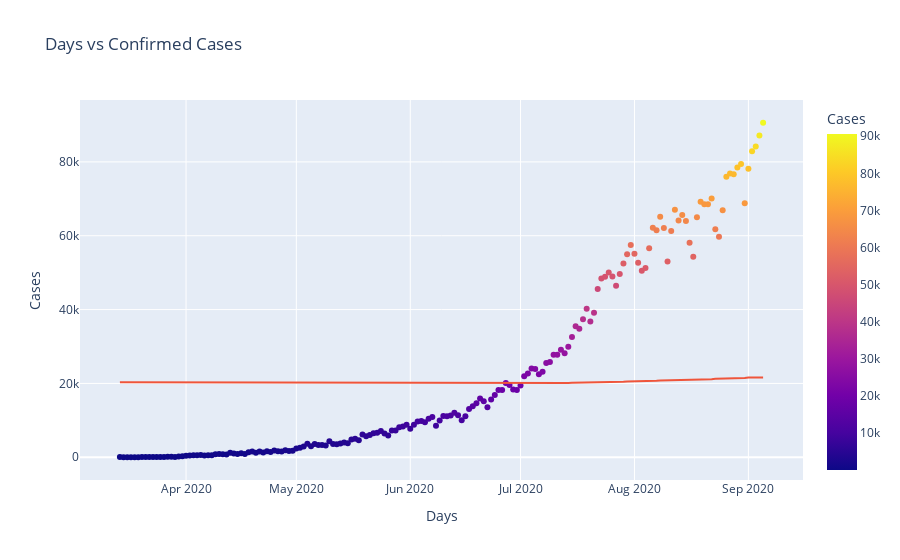
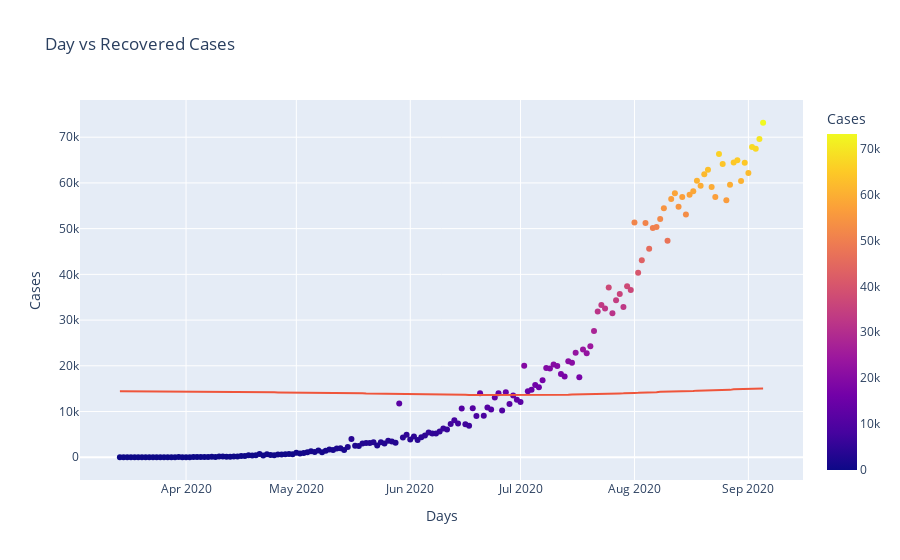
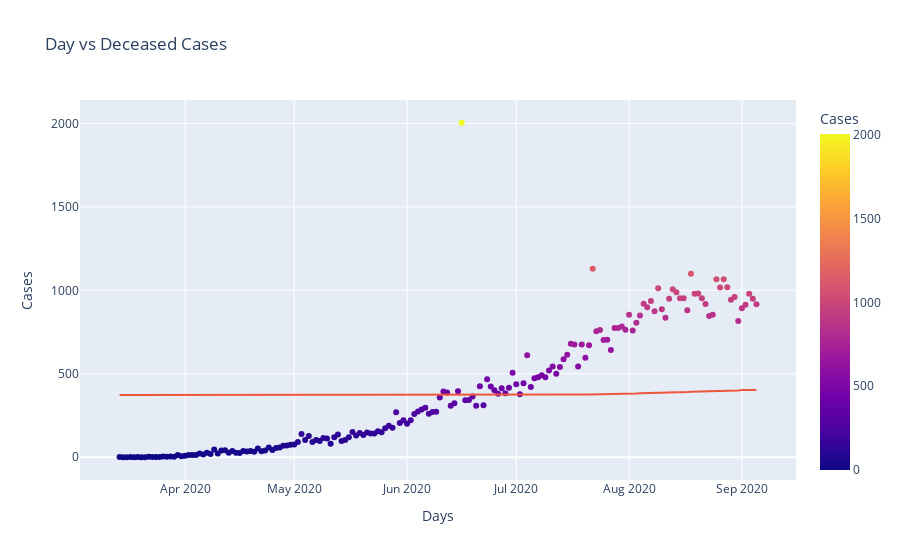
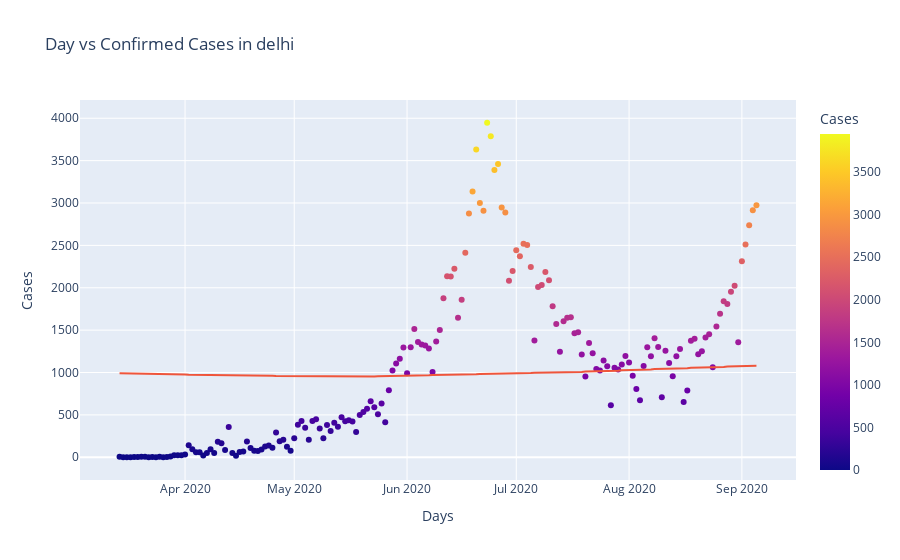

The notebook cell these images were saved under, in order:
### Code cell
if __name__ == "__main__":
    print('MT20014 && MT20083\n') # Please put this first
    start_date = "2020-03-14"
    end_date = "2020-09-05"
    Q1_1('data.json', start_date, end_date)
    Q1_2('data.json', start_date, end_date)
    Q1_3('data.json', start_date, end_date)
    Q1_4('data.json', start_date, end_date)
    Q1_5('data.json', start_date, end_date)
    Q1_6('data.json', start_date, end_date)
    Q1_7('data.json', start_date, end_date)
    Q2_1('data.json', start_date, end_date)
    Q2_2('data.json', start_date, end_date)
    Q2_3('data.json', start_date, end_date)
    Q3('data.json', start_date, end_date)

### Figure 1 — Plotly figure (JSON) as saved in the notebook; plotly's stock layout.template omitted (floating-point values rounded to 4 significant figures; data arrays with more than 128 entries replaced by an {"elided": "..."} marker saying what was removed)
{"data": [{"hovertemplate": "Days=%{x}<br>Cases=%{marker.color}<extra></extra>", "legendgroup": "", "marker": {"color": {"elided": "176 int values"}, "coloraxis": "coloraxis", "symbol": "circle"}, "mode": "markers", "name": "", "orientation": "v", "showlegend": false, "type": "scatter", "x": {"elided": "176 str values"}, "xaxis": "x", "y": {"elided": "176 int values"}, "yaxis": "y"}, {"hovertemplate": "<b>LOWESS trendline</b><br><br>Days=%{x}<br>Cases=%{y} <b>(trend)</b><extra></extra>", "legendgroup": "", "marker": {"symbol": "circle"}, "mode": "lines", "name": "", "showlegend": false, "type": "scatter", "x": {"elided": "176 str values"}, "xaxis": "x", "y": {"elided": "176 float values"}, "yaxis": "y"}], "layout": {"coloraxis": {"colorbar": {"title": {"text": "Cases"}}, "colorscale": [[0, "#0d0887"], [0.1111, "#46039f"], [0.2222, "#7201a8"], [0.3333, "#9c179e"], [0.4444, "#bd3786"], [0.5556, "#d8576b"], [0.6667, "#ed7953"], [0.7778, "#fb9f3a"], [0.8889, "#fdca26"], [1, "#f0f921"]]}, "legend": {"tracegroupgap": 0}, "title": {"text": "Days vs Confirmed Cases"}, "xaxis": {"anchor": "y", "domain": [0, 1], "title": {"text": "Days"}}, "yaxis": {"anchor": "x", "domain": [0, 1], "title": {"text": "Cases"}}}}

### Figure 2 — Plotly figure (JSON) as saved in the notebook; plotly's stock layout.template omitted (floating-point values rounded to 4 significant figures; data arrays with more than 128 entries replaced by an {"elided": "..."} marker saying what was removed)
{"data": [{"hovertemplate": "Days=%{x}<br>Cases=%{marker.color}<extra></extra>", "legendgroup": "", "marker": {"color": {"elided": "176 int values"}, "coloraxis": "coloraxis", "symbol": "circle"}, "mode": "markers", "name": "", "orientation": "v", "showlegend": false, "type": "scatter", "x": {"elided": "176 str values"}, "xaxis": "x", "y": {"elided": "176 int values"}, "yaxis": "y"}, {"hovertemplate": "<b>LOWESS trendline</b><br><br>Days=%{x}<br>Cases=%{y} <b>(trend)</b><extra></extra>", "legendgroup": "", "marker": {"symbol": "circle"}, "mode": "lines", "name": "", "showlegend": false, "type": "scatter", "x": {"elided": "176 str values"}, "xaxis": "x", "y": {"elided": "176 float values"}, "yaxis": "y"}], "layout": {"coloraxis": {"colorbar": {"title": {"text": "Cases"}}, "colorscale": [[0, "#0d0887"], [0.1111, "#46039f"], [0.2222, "#7201a8"], [0.3333, "#9c179e"], [0.4444, "#bd3786"], [0.5556, "#d8576b"], [0.6667, "#ed7953"], [0.7778, "#fb9f3a"], [0.8889, "#fdca26"], [1, "#f0f921"]]}, "legend": {"tracegroupgap": 0}, "title": {"text": "Day vs Recovered Cases"}, "xaxis": {"anchor": "y", "domain": [0, 1], "title": {"text": "Days"}}, "yaxis": {"anchor": "x", "domain": [0, 1], "title": {"text": "Cases"}}}}

### Figure 3 — Plotly figure (JSON) as saved in the notebook; plotly's stock layout.template omitted (floating-point values rounded to 4 significant figures; data arrays with more than 128 entries replaced by an {"elided": "..."} marker saying what was removed)
{"data": [{"hovertemplate": "Days=%{x}<br>Cases=%{marker.color}<extra></extra>", "legendgroup": "", "marker": {"color": {"elided": "176 int values"}, "coloraxis": "coloraxis", "symbol": "circle"}, "mode": "markers", "name": "", "orientation": "v", "showlegend": false, "type": "scatter", "x": {"elided": "176 str values"}, "xaxis": "x", "y": {"elided": "176 int values"}, "yaxis": "y"}, {"hovertemplate": "<b>LOWESS trendline</b><br><br>Days=%{x}<br>Cases=%{y} <b>(trend)</b><extra></extra>", "legendgroup": "", "marker": {"symbol": "circle"}, "mode": "lines", "name": "", "showlegend": false, "type": "scatter", "x": {"elided": "176 str values"}, "xaxis": "x", "y": {"elided": "176 float values"}, "yaxis": "y"}], "layout": {"coloraxis": {"colorbar": {"title": {"text": "Cases"}}, "colorscale": [[0, "#0d0887"], [0.1111, "#46039f"], [0.2222, "#7201a8"], [0.3333, "#9c179e"], [0.4444, "#bd3786"], [0.5556, "#d8576b"], [0.6667, "#ed7953"], [0.7778, "#fb9f3a"], [0.8889, "#fdca26"], [1, "#f0f921"]]}, "legend": {"tracegroupgap": 0}, "title": {"text": "Day vs Deceased Cases"}, "xaxis": {"anchor": "y", "domain": [0, 1], "title": {"text": "Days"}}, "yaxis": {"anchor": "x", "domain": [0, 1], "title": {"text": "Cases"}}}}

### Figure 4 — Plotly figure (JSON) as saved in the notebook; plotly's stock layout.template omitted (floating-point values rounded to 4 significant figures; data arrays with more than 128 entries replaced by an {"elided": "..."} marker saying what was removed)
{"data": [{"hovertemplate": "Days=%{x}<br>Cases=%{marker.color}<extra></extra>", "legendgroup": "", "marker": {"color": {"elided": "176 int values"}, "coloraxis": "coloraxis", "symbol": "circle"}, "mode": "markers", "name": "", "orientation": "v", "showlegend": false, "type": "scatter", "x": {"elided": "176 str values"}, "xaxis": "x", "y": {"elided": "176 int values"}, "yaxis": "y"}, {"hovertemplate": "<b>LOWESS trendline</b><br><br>Days=%{x}<br>Cases=%{y} <b>(trend)</b><extra></extra>", "legendgroup": "", "marker": {"symbol": "circle"}, "mode": "lines", "name": "", "showlegend": false, "type": "scatter", "x": {"elided": "176 str values"}, "xaxis": "x", "y": {"elided": "176 float values"}, "yaxis": "y"}], "layout": {"coloraxis": {"colorbar": {"title": {"text": "Cases"}}, "colorscale": [[0, "#0d0887"], [0.1111, "#46039f"], [0.2222, "#7201a8"], [0.3333, "#9c179e"], [0.4444, "#bd3786"], [0.5556, "#d8576b"], [0.6667, "#ed7953"], [0.7778, "#fb9f3a"], [0.8889, "#fdca26"], [1, "#f0f921"]]}, "legend": {"tracegroupgap": 0}, "title": {"text": "Day vs Confirmed Cases in delhi"}, "xaxis": {"anchor": "y", "domain": [0, 1], "title": {"text": "Days"}}, "yaxis": {"anchor": "x", "domain": [0, 1], "title": {"text": "Cases"}}}}
